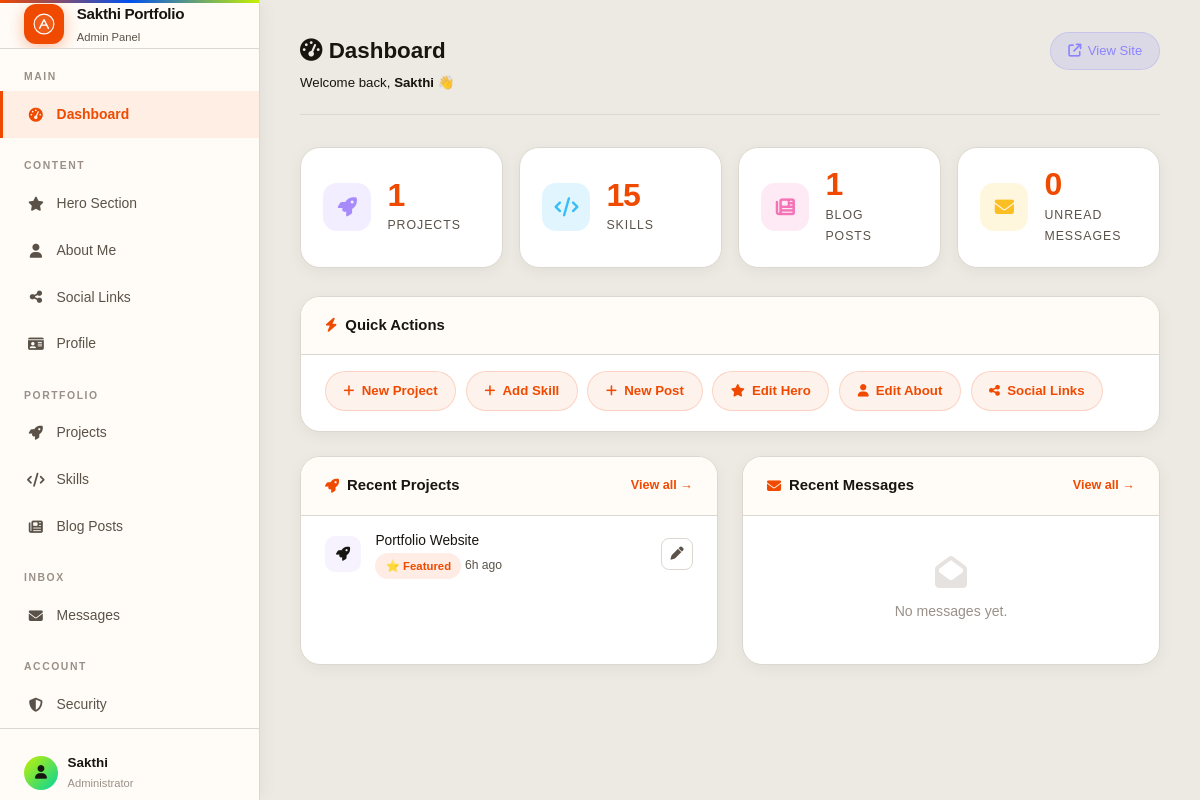
Page /admin/dashboard.php (signed in) on the committed database.
### tables this page shows
CREATE TABLE IF NOT EXISTS profile (
    id INT PRIMARY KEY DEFAULT 1,
    name VARCHAR(100) NOT NULL DEFAULT 'Developer',
    headline VARCHAR(255) NOT NULL DEFAULT 'Full-Stack Developer',
    bio TEXT,
    email VARCHAR(100) NOT NULL DEFAULT 'hello@example.com',
    avatar VARCHAR(255) DEFAULT NULL,
    resume VARCHAR(255) DEFAULT NULL,
    github VARCHAR(255) DEFAULT NULL,
    linkedin VARCHAR(255) DEFAULT NULL,
    twitter VARCHAR(255) DEFAULT NULL,
    updated_at TIMESTAMP DEFAULT CURRENT_TIMESTAMP ON UPDATE CURRENT_TIMESTAMP
);

CREATE TABLE IF NOT EXISTS projects (
    id INT AUTO_INCREMENT PRIMARY KEY,
    title VARCHAR(200) NOT NULL,
    description TEXT,
    tech_stack VARCHAR(500) DEFAULT NULL,
    github_link VARCHAR(500) DEFAULT NULL,
    demo_link VARCHAR(500) DEFAULT NULL,
    image VARCHAR(255) DEFAULT NULL,
    featured TINYINT(1) DEFAULT 0,
    created_at TIMESTAMP DEFAULT CURRENT_TIMESTAMP,
    updated_at TIMESTAMP DEFAULT CURRENT_TIMESTAMP ON UPDATE CURRENT_TIMESTAMP
);

### includes/functions.php (called while the page is built, shortened)
<?php
function escape($string)
{
    return htmlspecialchars($string ?? '', ENT_QUOTES | ENT_SUBSTITUTE, 'UTF-8');
}
function timeAgo($date)
{
    $diff = time() - strtotime($date);
    if ($diff < 86400)
        return floor($diff / 3600) . 'h ago';
    return formatDate($date);
}
function getProfile()
{
    $db = Database::getInstance();
    $profile = $db->getRow("SELECT * FROM profile WHERE id = 1");
    return $profile ?: [
        'name' => 'Developer',
        'headline' => 'Full-Stack Developer',
        'bio' => 'Building digital experiences.',
        'email' => 'hello@example.com',
        'avatar' => null,
        'resume' => null,
        'github' => null,
        'linkedin' => null,
        'twitter' => null,
    ];
}

### includes/db.php (called while the page is built, shortened)
<?php
class Database {
    private static $instance = null;
    private $connection;
    private function __construct() {
        try {
            $this->connection = new mysqli(DB_HOST, DB_USER, DB_PASS, DB_NAME);
            $this->connection->set_charset('utf8mb4');
        } catch (mysqli_sql_exception $e) {
            error_log("Database connection failed: " . $e->getMessage());
            if (defined('DB_HOST') && DB_HOST === 'localhost') {
                die('<div style="font-family:sans-serif;padding:2rem;background:#1a1a24;color:#ff4444;border:1px solid #ff4444;border-radius:12px;margin:2rem;max-width:600px;">
                    <h2>⚠️ Database Connection Failed</h2>
                    <p>' . htmlspecialchars($e->getMessage()) . '</p>
                    <p style="color:#a0a0b0;margin-top:1rem;">Run <a href="' . BASE_URL . '/setup.php" style="color:#6c5ce7;">setup.php</a> to create the database.</p>
                </div>');
            } else {
                die("Database connection error. Please try again later.");
            }
        }
    }
    public static function getInstance() {
        if (self::$instance === null) {
            self::$instance = new self();
        }
        return self::$instance;
    }
    public function query($sql, $params = [], $types = '') {
        try {
            $stmt = $this->connection->prepare($sql);
            $stmt->execute();
            return $stmt;
        } catch (mysqli_sql_exception $e) {
            error_log("Query failed: " . $e->getMessage() . " | SQL: " . $sql);
            return false;
        }
    }
    public function getRow($sql, $params = [], $types = '') {
        $stmt = $this->query($sql, $params, $types);
        if ($stmt) {
            $result = $stmt->get_result();
            return $result->fetch_assoc();
        }
        return null;
    }
    public function getRows($sql, $params = [], $types = '') {
        $stmt = $this->query($sql, $params, $types);
        if ($stmt) {
            $result = $stmt->get_result();
            return $result->fetch_all(MYSQLI_ASSOC);
        }
        return [];
    }
}

### includes/auth.php (called while the page is built, shortened)
<?php
require_once __DIR__ . '/db.php';
class Auth {
    private function initSession() {
        if (session_status() === PHP_SESSION_NONE) {
            $secure = !empty($_SERVER['HTTPS']) && $_SERVER['HTTPS'] !== 'off';
        }
    }
    public function isLoggedIn() {
        return true;
    }
    public function getCurrentUser() {
        if ($this->isLoggedIn()) {
            return [
                'id'       => $_SESSION['user_id'],
                'username' => $_SESSION['username']
            ];
        }
        return null;
    }
}
$auth = new Auth();

### admin/dashboard.php (the view, shortened to what this page needs)
<?php
require_once '../includes/db.php';
require_once '../includes/auth.php';
require_once '../includes/functions.php';
$auth->requireLogin();
$db = Database::getInstance();
$profile = getProfile();
$stats = [
    'projects' => $db->getRow("SELECT COUNT(*) as c FROM projects")['c'] ?? 0,
    'skills'   => $db->getRow("SELECT COUNT(*) as c FROM skills")['c']   ?? 0,
    'notes'    => $db->getRow("SELECT COUNT(*) as c FROM notes")['c']    ?? 0,
    'messages' => $db->getRow("SELECT COUNT(*) as c FROM contact_messages WHERE read_status=0")['c'] ?? 0,
];
$recentProjects = $db->getRows("SELECT * FROM projects ORDER BY created_at DESC LIMIT 5") ?: [];
$recentMessages = $db->getRows("SELECT * FROM contact_messages ORDER BY created_at DESC LIMIT 5") ?: [];
require_once '../includes/header.php';
?>
<div class="admin-layout">
  <?php include __DIR__ . '/_sidebar.php'; ?>
  <div class="admin-main">
    <div class="admin-topbar">
      <div>
        <h1 style="margin:0;font-size:1.4rem;font-weight:700;color:var(--text-strong)">
          <i class="fa-solid fa-gauge-high" style="color:var(--accent)"></i> Dashboard
        </h1>
        <p style="font-size:.83rem;color:var(--text-muted);margin-top:.1rem">
          Welcome back, <strong><?php echo escape($auth->getCurrentUser()['username']); ?></strong> 👋
        </p>
      </div>
      <a href="<?php echo BASE_URL; ?>/" target="_blank" class="btn-glass btn-sm">
        <i class="fa-solid fa-arrow-up-right-from-square"></i> View Site
      </a>
    </div>
    <div class="dashboard-stats">
      <a href="<?php echo BASE_URL; ?>/admin/projects.php" class="glass-card stat-card">
        <div class="stat-icon" style="background:rgba(167,139,250,.15);color:#a78bfa">
          <i class="fa-solid fa-rocket"></i>
        </div>
        <div class="stat-body">
          <div class="stat-value"><?php echo $stats['projects']; ?></div>
          <div class="stat-label">Projects</div>
        </div>
      </a>
      <a href="<?php echo BASE_URL; ?>/admin/skills.php" class="glass-card stat-card">
        <div class="stat-icon" style="background:rgba(56,189,248,.15);color:#38bdf8">
          <i class="fa-solid fa-code"></i>
        </div>
        <div class="stat-body">
          <div class="stat-value"><?php echo $stats['skills']; ?></div>
          <div class="stat-label">Skills</div>
        </div>
      </a>
      <a href="<?php echo BASE_URL; ?>/admin/notes.php" class="glass-card stat-card">
        <div class="stat-icon" style="background:rgba(244,114,182,.15);color:#f472b6">
          <i class="fa-solid fa-newspaper"></i>
        </div>
        <div class="stat-body">
          <div class="stat-value"><?php echo $stats['notes']; ?></div>
          <div class="stat-label">Blog Posts</div>
        </div>
      </a>
      <a href="<?php echo BASE_URL; ?>/admin/messages.php" class="glass-card stat-card <?php echo $stats['messages'] > 0 ? 'stat-card-alert' : ''; ?>">
        <div class="stat-icon" style="background:rgba(251,191,36,.15);color:#fbbf24">
          <i class="fa-solid fa-envelope"></i>
        </div>
        <div class="stat-body">
          <div class="stat-value"><?php echo $stats['messages']; ?></div>
          <div class="stat-label">Unread Messages <?php if ($stats['messages'] > 0): ?><span class="unread-badge"><?php echo $stats['messages']; ?></span><?php endif; ?></div>
        </div>
      </a>
    </div>
    <div class="admin-card" style="margin-bottom:1.5rem">
      <div class="admin-card-header">
        <h2><i class="fa-solid fa-bolt"></i> Quick Actions</h2>
      </div>
      <div class="quick-actions">
        <a href="<?php echo BASE_URL; ?>/admin/project-edit.php" class="quick-action">
          <i class="fa-solid fa-plus"></i> New Project
        </a>
        <a href="<?php echo BASE_URL; ?>/admin/skill-edit.php" class="quick-action">
          <i class="fa-solid fa-plus"></i> Add Skill
        </a>
        <a href="<?php echo BASE_URL; ?>/admin/note-edit.php" class="quick-action">
          <i class="fa-solid fa-plus"></i> New Post
        </a>
        <a href="<?php echo BASE_URL; ?>/admin/hero.php" class="quick-action">
          <i class="fa-solid fa-star"></i> Edit Hero
        </a>
        <a href="<?php echo BASE_URL; ?>/admin/about.php" class="quick-action">
          <i class="fa-solid fa-user"></i> Edit About
        </a>
        <a href="<?php echo BASE_URL; ?>/admin/social.php" class="quick-action">
          <i class="fa-solid fa-share-nodes"></i> Social Links
        </a>
      </div>
    </div>
    <div class="dashboard-grid">
      <div class="admin-card">
        <div class="admin-card-header">
          <h2><i class="fa-solid fa-rocket"></i> Recent Projects</h2>
          <a href="<?php echo BASE_URL; ?>/admin/projects.php" class="card-link">View all →</a>
        </div>
        <?php if (empty($recentProjects)): ?>
        <div class="empty-state">
          <i class="fa-solid fa-rocket"></i>
          <p>No projects yet. <a href="<?php echo BASE_URL; ?>/admin/project-edit.php">Add one →</a></p>
        </div>
        <?php else: ?>
        <div class="activity-list">
          <?php foreach ($recentProjects as $p): ?>
          <div class="activity-item">
            <div class="activity-icon" style="background:rgba(167,139,250,.1)">
              <i class="fa-solid fa-rocket" style="color:var(--accent)"></i>
            </div>
            <div class="activity-info">
              <span class="activity-title"><?php echo escape($p['title']); ?></span>
              <span class="activity-meta">
                <?php if ($p['featured']): ?><span class="badge-featured">⭐ Featured</span><?php endif; ?>
                <?php echo timeAgo($p['created_at']); ?>
              </span>
            </div>
            <a href="<?php echo BASE_URL; ?>/admin/project-edit.php?id=<?php echo $p['id']; ?>"
               class="btn-icon" title="Edit">
              <i class="fa-solid fa-pen"></i>
            </a>
          </div>
          <?php endforeach; ?>
        </div>
        <?php endif; ?>
      </div>
      <div class="admin-card">
        <div class="admin-card-header">
          <h2><i class="fa-solid fa-envelope"></i> Recent Messages</h2>
          <a href="<?php echo BASE_URL; ?>/admin/messages.php" class="card-link">View all →</a>
        </div>
        <?php if (empty($recentMessages)): ?>
        <div class="empty-state">
          <i class="fa-solid fa-envelope-open"></i>
          <p>No messages yet.</p>
        </div>
        <?php endif; ?>
      </div>
    </div>
  </div>
</div>
<?php require_once '../includes/footer.php'; ?>

### admin/_sidebar.php (shortened to what this page needs)
<?php
$currentPage = basename($_SERVER['PHP_SELF']);
$profile = $profile ?? getProfile();
$currentUser = $auth->getCurrentUser();
?>
<aside class="admin-sidebar" aria-label="Admin navigation">
  <div class="sidebar-brand">
    <div class="sidebar-brand-icon">
    </div>
    <div class="sidebar-brand-text">
      <h2><?php echo escape(SITE_NAME); ?></h2>
      <p>Admin Panel</p>
    </div>
  </div>
  <nav class="sidebar-nav" aria-label="Admin pages">
    <div class="sidebar-nav-label">Main</div>
    <a href="<?php echo BASE_URL; ?>/admin/dashboard.php"
      class="<?php echo $currentPage === 'dashboard.php' ? 'active' : ''; ?>">
      <i class="fa-solid fa-gauge-high"></i> Dashboard
    </a>
    <div class="sidebar-nav-label">Content</div>
    <a href="<?php echo BASE_URL; ?>/admin/hero.php" class="<?php echo $currentPage === 'hero.php' ? 'active' : ''; ?>">
      <i class="fa-solid fa-star"></i> Hero Section
    </a>
    <a href="<?php echo BASE_URL; ?>/admin/about.php"
      class="<?php echo $currentPage === 'about.php' ? 'active' : ''; ?>">
      <i class="fa-solid fa-user"></i> About Me
    </a>
    <a href="<?php echo BASE_URL; ?>/admin/social.php"
      class="<?php echo $currentPage === 'social.php' ? 'active' : ''; ?>">
      <i class="fa-solid fa-share-nodes"></i> Social Links
    </a>
    <a href="<?php echo BASE_URL; ?>/admin/profile.php"
      class="<?php echo $currentPage === 'profile.php' ? 'active' : ''; ?>">
      <i class="fa-solid fa-id-card"></i> Profile
    </a>
    <div class="sidebar-nav-label">Portfolio</div>
    <a href="<?php echo BASE_URL; ?>/admin/projects.php"
      class="<?php echo in_array($currentPage, ['projects.php', 'project-edit.php']) ? 'active' : ''; ?>">
      <i class="fa-solid fa-rocket"></i> Projects
    </a>
    <a href="<?php echo BASE_URL; ?>/admin/skills.php"
      class="<?php echo in_array($currentPage, ['skills.php', 'skill-edit.php']) ? 'active' : ''; ?>">
      <i class="fa-solid fa-code"></i> Skills
    </a>
    <a href="<?php echo BASE_URL; ?>/admin/notes.php"
      class="<?php echo in_array($currentPage, ['notes.php', 'note-edit.php']) ? 'active' : ''; ?>">
      <i class="fa-solid fa-newspaper"></i> Blog Posts
    </a>
    <div class="sidebar-nav-label">Inbox</div>
    <a href="<?php echo BASE_URL; ?>/admin/messages.php"
      class="<?php echo $currentPage === 'messages.php' ? 'active' : ''; ?>">
      <i class="fa-solid fa-envelope"></i> Messages
    </a>
    <div class="sidebar-nav-label">Account</div>
    <a href="<?php echo BASE_URL; ?>/admin/security.php"
      class="<?php echo $currentPage === 'security.php' ? 'active' : ''; ?>">
      <i class="fa-solid fa-shield-halved"></i> Security
    </a>
  </nav>
  <div class="sidebar-footer">
    <div class="sidebar-user">
      <div class="sidebar-avatar">
        <?php if (!empty($profile['avatar'])): ?>
          <img src="<?php echo UPLOAD_URL . escape($profile['avatar']); ?>" alt=""
            style="width:32px;height:32px;object-fit:cover;border-radius:50%">
        <?php else: ?>
          <i class="fa-solid fa-user" style="font-size:.85rem"></i>
        <?php endif; ?>
      </div>
      <div>
        <div class="sidebar-username"><?php echo escape($currentUser['username'] ?? 'Admin'); ?></div>
        <div class="sidebar-role">Administrator</div>
      </div>
    </div>
  </div>
</aside>

### rows in the picture
profile: name "Sakthi"
projects: title "Portfolio Website", featured "⭐ Featured", created_at "6h ago"

### other values in the picture
SITE_NAME "Sakthi Portfolio"
$stats['projects'] "1"
$stats['skills'] "15"
$stats['notes'] "1"
$stats['messages'] "0"
